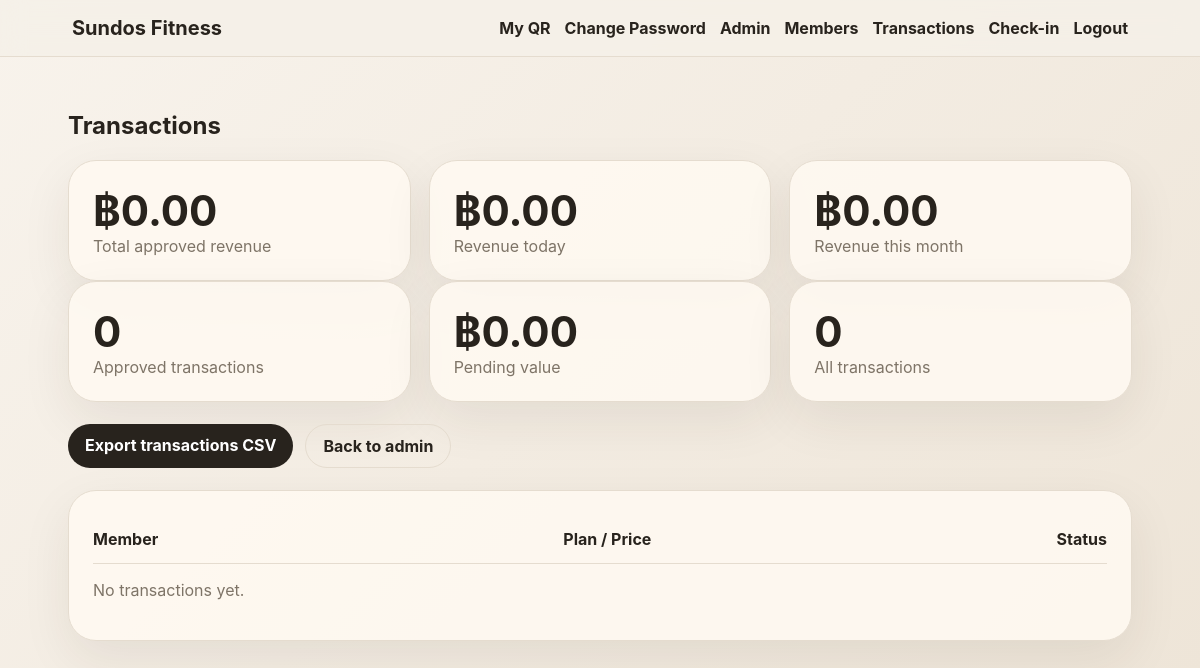
Before: /admin/transactions (signed in) with the older database file.
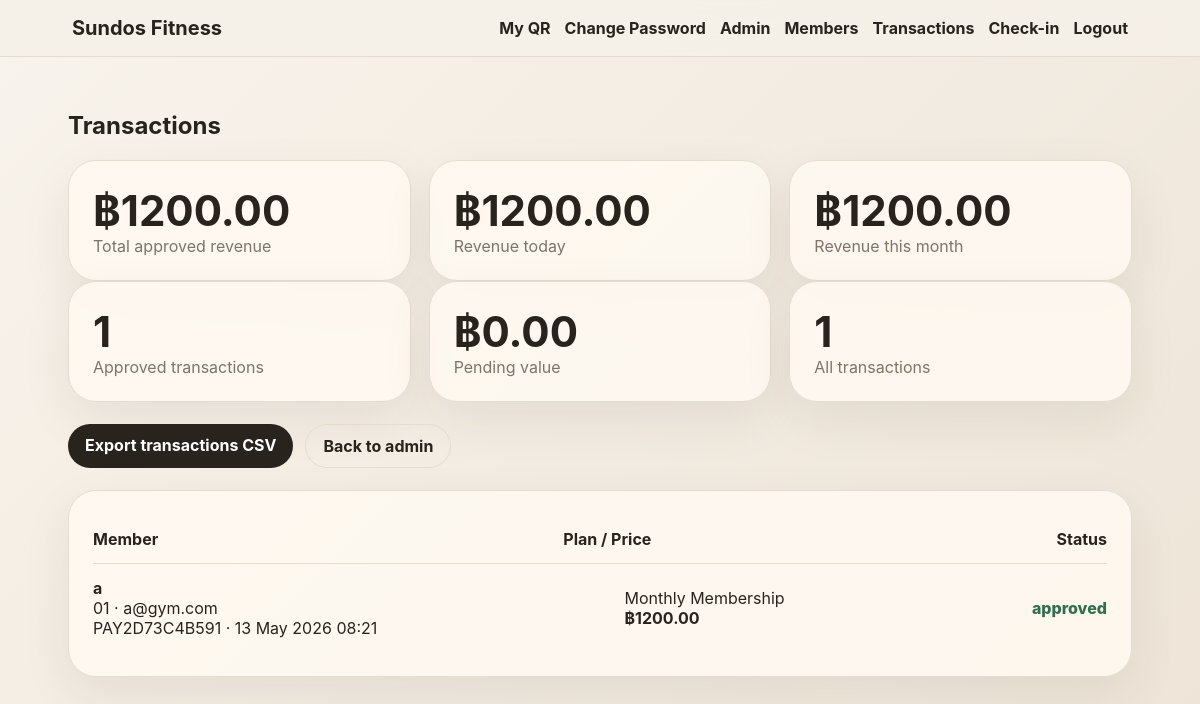
After: the same page with the newer database file.
### app.py (models this page shows)
class Payment(db.Model):
    id = db.Column(db.Integer, primary_key=True)
    ref = db.Column(db.String(30), unique=True, nullable=False)
    user_id = db.Column(db.Integer, db.ForeignKey('user.id'), nullable=False)
    plan = db.Column(db.String(30), nullable=False)
    amount = db.Column(db.Float, nullable=False)
    status = db.Column(db.String(20), default='pending') # pending, approved, rejected, auto_verified
    method = db.Column(db.String(30), default='promptpay')
    slip_note = db.Column(db.String(255))
    created_at = db.Column(db.DateTime, default=datetime.utcnow)
    approved_at = db.Column(db.DateTime)
    verified_payload = db.Column(db.Text)

class User(db.Model):
    id = db.Column(db.Integer, primary_key=True)
    name = db.Column(db.String(120), nullable=False)
    email = db.Column(db.String(160), unique=True, nullable=False)
    phone = db.Column(db.String(30))
    password_hash = db.Column(db.String(255), nullable=False)
    role = db.Column(db.String(20), default='member') # member, staff, admin
    created_at = db.Column(db.DateTime, default=datetime.utcnow)
    membership_type = db.Column(db.String(30))
    membership_expiry = db.Column(db.DateTime)
    member_qr_token = db.Column(db.String(80), unique=True, default=lambda: uuid.uuid4().hex)
    payments = db.relationship('Payment', backref='user', lazy=True)

### app.py (the view)
@app.route('/admin/transactions')
@staff_required
def transactions():
    payments = Payment.query.order_by(Payment.created_at.desc()).all()
    approved_statuses = ['approved', 'auto_verified']
    total_revenue = db.session.query(db.func.coalesce(db.func.sum(Payment.amount), 0)).filter(Payment.status.in_(approved_statuses)).scalar() or 0
    today_start = datetime.utcnow().replace(hour=0, minute=0, second=0, microsecond=0)
    month_start = datetime.utcnow().replace(day=1, hour=0, minute=0, second=0, microsecond=0)
    revenue_today = db.session.query(db.func.coalesce(db.func.sum(Payment.amount), 0)).filter(Payment.status.in_(approved_statuses), Payment.approved_at >= today_start).scalar() or 0
    revenue_month = db.session.query(db.func.coalesce(db.func.sum(Payment.amount), 0)).filter(Payment.status.in_(approved_statuses), Payment.approved_at >= month_start).scalar() or 0
    pending_total = db.session.query(db.func.coalesce(db.func.sum(Payment.amount), 0)).filter_by(status='pending').scalar() or 0
    approved_count = Payment.query.filter(Payment.status.in_(approved_statuses)).count()
    return render_template('transactions.html', payments=payments, total_revenue=total_revenue, revenue_today=revenue_today, revenue_month=revenue_month, pending_total=pending_total, approved_count=approved_count)

### app.py (called while the page is built)
def current_user():
    uid = session.get('user_id')
    return User.query.get(uid) if uid else None

@app.context_processor
def inject_globals():
    return dict(current_user=current_user(), gym_name=GYM_NAME, payment_mode=PAYMENT_MODE, plans=PLANS)

def staff_required(fn):
    @wraps(fn)
    def wrapper(*args, **kwargs):
        u = current_user()
        if not u or u.role not in ['staff', 'admin']:
            flash('Staff access required.', 'danger')
            return redirect(url_for('home'))
        return fn(*args, **kwargs)
    return wrapper

### templates/transactions.html
{% extends 'base.html' %}{% block content %}<h2>Transactions</h2><div class="grid3"><div class="metric"><b>฿{{'%.2f'|format(total_revenue)}}</b><span>Total approved revenue</span></div><div class="metric"><b>฿{{'%.2f'|format(revenue_today)}}</b><span>Revenue today</span></div><div class="metric"><b>฿{{'%.2f'|format(revenue_month)}}</b><span>Revenue this month</span></div></div><div class="grid3"><div class="metric"><b>{{approved_count}}</b><span>Approved transactions</span></div><div class="metric"><b>฿{{'%.2f'|format(pending_total)}}</b><span>Pending value</span></div><div class="metric"><b>{{payments|length}}</b><span>All transactions</span></div></div><div class="actions"><a class="btn" href="{{url_for('export_csv')}}">Export transactions CSV</a><a class="btn ghost" href="{{url_for('admin_dashboard')}}">Back to admin</a></div><div class="card table"><div class="row header"><b>Member</b><b>Plan / Price</b><b>Status</b></div>{% for p in payments %}<div class="row"><div><b>{{p.user.name}}</b><br><span>{{p.user.phone or '-'}} · {{p.user.email}}</span><br><span>{{p.ref}} · {{p.created_at.strftime('%d %b %Y %H:%M')}}</span></div><div>{{plans[p.plan].name if p.plan in plans else p.plan}}<br><b>฿{{'%.2f'|format(p.amount)}}</b></div><div><span class="status {{'good' if p.status in ['approved','auto_verified'] else 'bad' if p.status=='rejected' else ''}}">{{p.status}}</span></div></div>{% else %}<p class="hint">No transactions yet.</p>{% endfor %}</div>{% endblock %}

Changed rows visible on the page:
added Payment: user.name "a", user "01", user.email "a@gym.com", ref "PAY2D73C4B591", created_at "13 May 2026 08:21", plan "Monthly Membership", amount "1200.00", status "approved"
Other visible differences:
{{ '%.2f'|format(total_revenue) }}: "0.00" → "1200.00"
{{ '%.2f'|format(revenue_today) }}: "0.00" → "1200.00"
{{ '%.2f'|format(revenue_month) }}: "0.00" → "1200.00"
{{ approved_count }}: "0" → "1"
{{ payments|length }}: "0" → "1"
text no longer shown: "No transactions yet."
